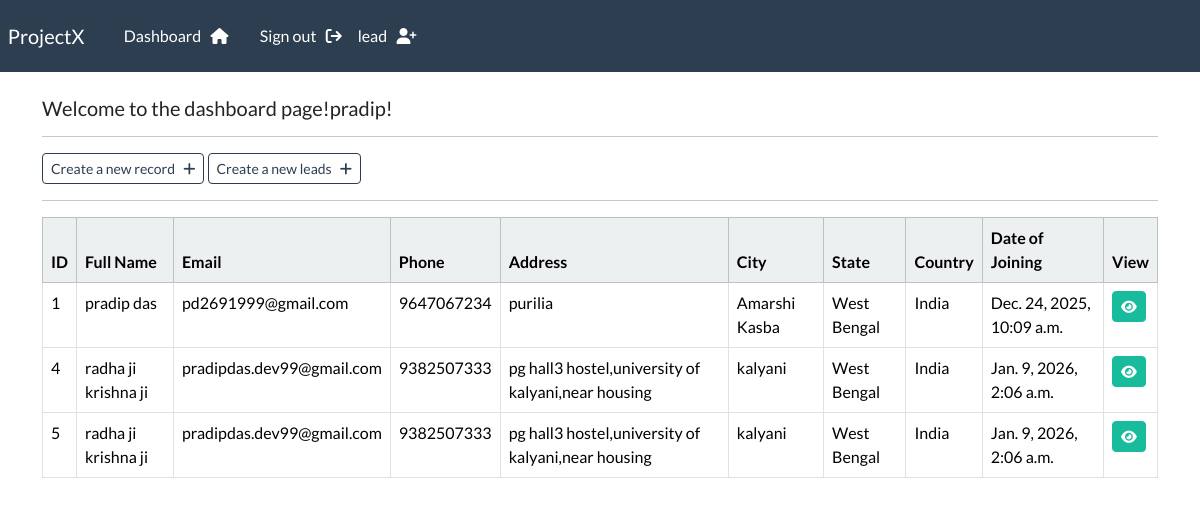
Before: /dashboard (signed in) with the older database file.
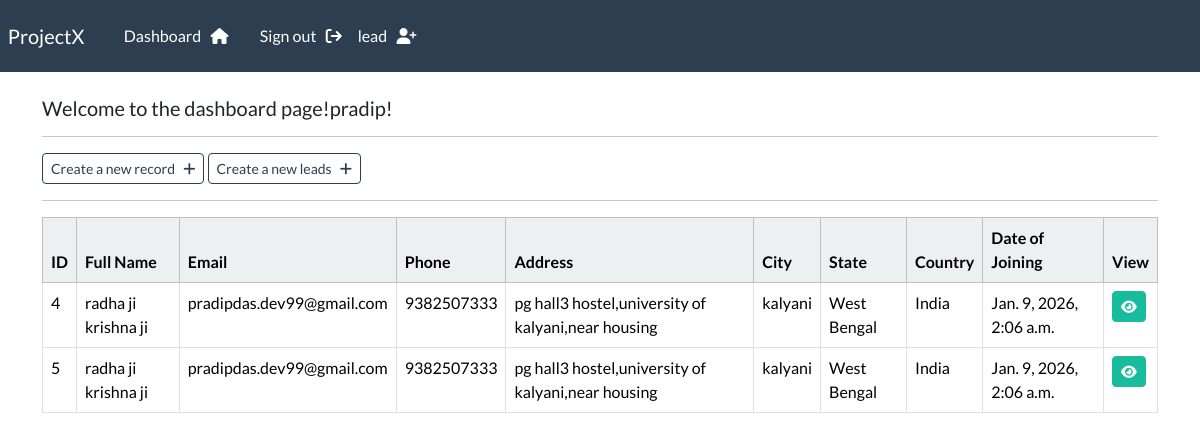
After: the same page with the newer database file.
### webapp/models.py (models this page shows, shortened)
class Record(models.Model):
    creation_date = models.DateTimeField(auto_now_add=True)
    first_name = models.CharField(max_length=100)
    last_name = models.CharField(max_length=100)
    email = models.EmailField(max_length=255)
    phone = models.CharField(max_length=20)
    address = models.CharField(max_length=300)
    city = models.CharField(max_length=255)
    state = models.CharField(max_length=100)
    country = models.CharField(max_length=100)

### webapp/views.py (the view)
# urls.py: path('dashboard', views.dashboard, name="dashboard"),
@login_required(login_url='my-login')
def dashboard(request):
    my_records = Record.objects.all()
    context = {'records': my_records}
    return render(request, 'webapp/dashboard.html', context=context)

### webapp/templates/webapp/dashboard.html
{% extends "webapp/base.html" %}
{% block content %}
     <h5>Welcome to the dashboard page!{{user}}!</h5>
     <hr>
     <a class="btn btn-outline-primary btn-sm" href="{% url 'create-record' %}">
          Create a new record &nbsp; <i class="fa-solid fa-plus"></i>
     </a>
     <a class="btn btn-outline-primary btn-sm" href="{% url 'create_lead' %}">
          Create a new leads &nbsp; <i class="fa-solid fa-plus"></i>
     </a>
     <hr>
     <table class="table table-hover table-bordered">
            <thead class="table-light">
                <tr>
                    <th scope="col"> ID </th>
                    <th scope="col"> Full Name </th>
                    <th scope="col"> Email </th>
                    <th scope="col"> Phone </th>
                    <th scope="col"> Address </th>
                    <th scope="col"> City </th>
                    <th scope="col"> State </th>
                    <th scope="col"> Country </th>
                    <th scope="col">Date of Joining</th>
                    <th scope="col"> View </th>
                </tr>
            </thead>
            <tbody>
            {% if records %}
                {% for record in records %}
                <tr>
                    <td>{{record.id}}</td>
                    <td>{{record.first_name}} {{record.last_name}}</td>
                    <td>{{record.email}}</td>
                    <td>{{record.phone}}</td>
                    <td>{{record.address}}</td>
                    <td>{{record.city}}</td>
                    <td>{{record.state}}</td>
                    <td>{{record.country}}</td>
                    <td>{{record.creation_date}}</td>
                    <td> <a class="btn btn-success btn-sm" href="{% url 'record' record.id %}"><i class="fa-solid fa-eye"></i></a> </td>
                </tr>
                {% endfor %}
            {% endif %}
            </tbody>
     </table>
{% endblock %}

Changed rows visible on the page:
removed Record: id "1", first_name "pradip", last_name "das", email "pd2691999@gmail.com", phone "9647067234", address "purilia", city "Amarshi Kasba", state "West Bengal", country "India", creation_date "Dec. 24, 2025, 10:09 a.m."
